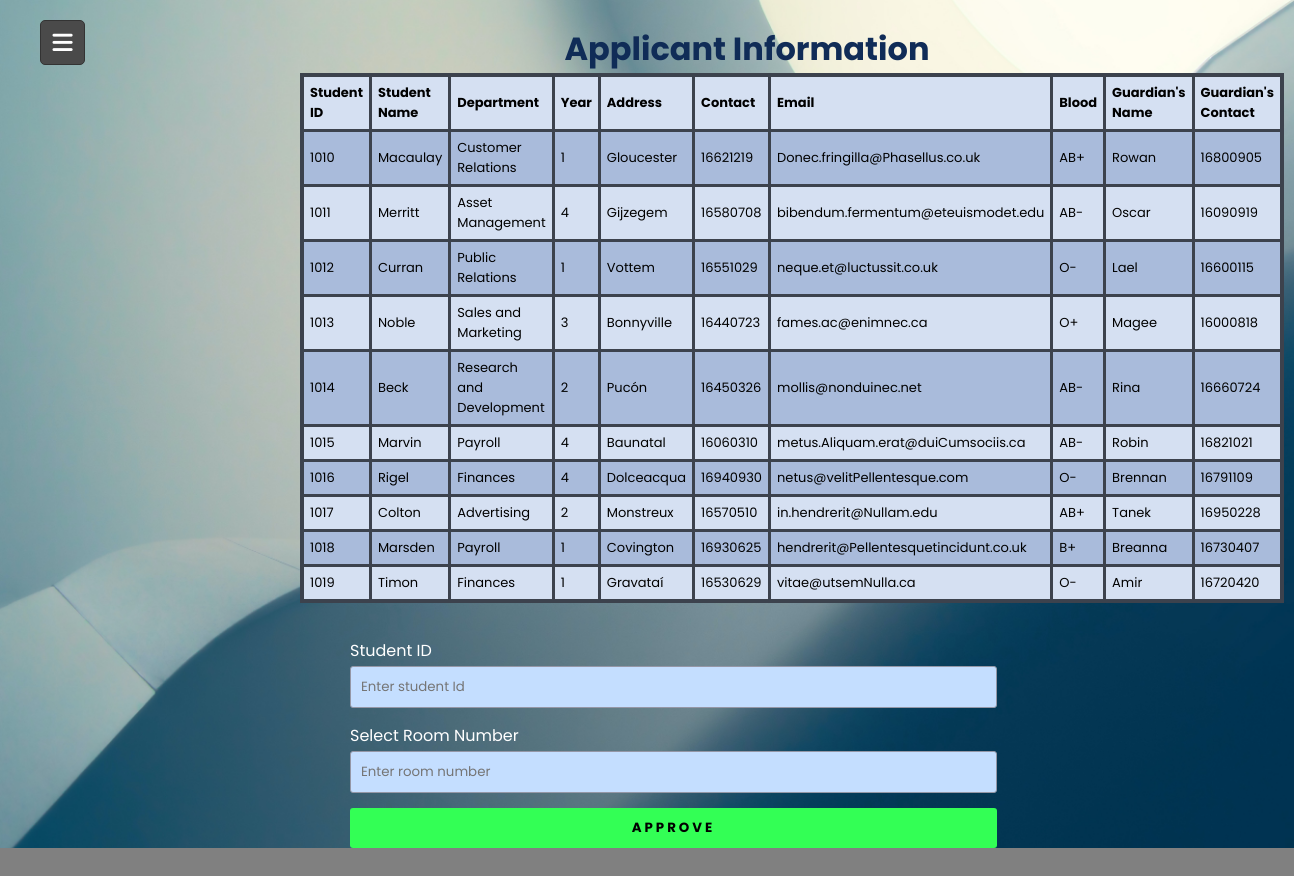
The page /pages/admin/applicant.php (signed in) on the database its author committed.
### tables this page shows
CREATE TABLE `registration` (
  `std_id` int(20) NOT NULL,
  `std_name` varchar(255) NOT NULL,
  `std_email` varchar(255) NOT NULL,
  `std_year` int(20) NOT NULL,
  `std_dept` varchar(255) NOT NULL,
  `std_address` varchar(255) NOT NULL,
  `std_contact` int(20) NOT NULL,
  `std_blood` varchar(255) NOT NULL,
  `std_gname` varchar(255) NOT NULL,
  `std_gcontact` int(20) NOT NULL
);

### pages/admin/applicant.php (the view, shortened to what this page needs)
<!DOCTYPE html>
<html lang="en" dir="ltr">
<head>
<link rel="stylesheet" href="../../css/complaint.css">
</head>
<body>
  <div class="background">
    <div>
      <?php include "ad_nav.php" ?>
    </div>
    <div class="output">
      <br>
      <h1 style="color:#102c57">Applicant Information</h1>
      <?php
        include '../../db/db.php';
          $sql = "SELECT * FROM registration";
          $result = mysqli_query($db, $sql);
          echo "<table border='3'>
          <tr>
          <th>Student ID</th>
          <th>Student Name</th>
          <th>Department</th>
          <th>Year</th>
          <th>Address</th>
          <th>Contact</th>
          <th>Email</th>
          <th>Blood</th>
          <th>Guardian's Name</th>
          <th>Guardian's Contact</th>
          </tr>";
          while($row = mysqli_fetch_array($result)){
            echo "<tr>";
            echo "<td>"  . $row['std_id'] . "</td>";
            echo "<td>" . $row['std_name'] . "</td>";
            echo "<td>" . $row['std_dept'] . "</td>";
            echo "<td>" . $row['std_year'] . "</td>";
            echo "<td>" . $row['std_address'] . "</td>";
            echo "<td>" . $row['std_contact'] . "</td>";
            echo "<td>" . $row['std_email'] . "</td>";
            echo "<td>" . $row['std_blood'] . "</td>";
            echo "<td>" . $row['std_gname'] . "</td>";
            echo "<td>" . $row['std_gcontact'] . "</td>";
            echo "</tr>";
          }
          echo "</table>";
      ?>
    </div>
    <div class="form">
      <form name = "myForm" action="../../handler/applicant_handler.php" method="post" onsubmit = "return(validate());">
        <div class="form_wrap">
            <div class="input_wrap">
              <label id="std_id">Student ID</label>
              <input type="text" name="std_id" id="std_id" placeholder="Enter student Id">
            </div>
            <div class="input_wrap">
              <label id="msg">Select Room Number</label>
              <input type="text" name="room" id="room" placeholder="Enter room number">
            </div>
          <div class="input_wrap">
            <input type="submit" value="Approve" class="submit_btn">
          </div>
        </div>
      </form>
    </div>
  </div>
</body>
</html>

### pages/admin/ad_nav.php (shortened to what this page needs)
<!DOCTYPE html>
<html lang="en" dir="ltr">
  <head>
  </head>
  <body>
    <div class="wrapper">
      <label for="btn" class="menu-btn">
        <i class="fas fa-bars"></i>
      </label>
    </div>
  </body>
</html>

### css/complaint.css (style rules this page uses)
* { margin: 0; padding: 0; box-sizing: border-box; list-style: none; font-family: 'Montserrat', sans-serif; }
.form_wrap { margin-top: 35px; justify-content: center; align-items: center; }
.form_wrap .input_wrap { margin-bottom: 15px; }
.form_wrap .input_wrap:last-child { margin-bottom: 0; }
.form_wrap .input_wrap label { display: block; margin-bottom: 3px; color: #ffffff; }
.form_wrap input[type="text"] { width: 100%; border-radius: 3px; border: 1px solid #9597a6; padding: 10px; outline: none; background-color: #c4deff; }
.form_wrap .submit_btn { width: 100%; background: #33ff55; padding: 10px; border: 0; border-radius: 3px; text-transform: uppercase; letter-spacing: 3px; cursor: pointer; font-weight: bold; }

### pages/admin/applicant.php (style rules this page uses)
body { background: gray; }
.background { height: 100%; background-image: url("../../img/forget.jpg"); background-size: cover; background-repeat: repeat; }
.output { margin-left: 300px; margin-bottom: 10px; }
h1 { text-align: center; margin-left: -100px; }
table { border-collapse: collapse; border-spacing: 0; width: 80%; border: 4px solid #3c424d; }
th, td { font-size: 13px; text-align: left; padding: 6px; border: 3px solid #3c424d; }
.form { margin-left: 350px; width: 50%; margin-bottom: 60px; }
tr:nth-child(even) { background-color: #a9bbdb }
tr:nth-child(odd) { background-color: #d5e0f2 }

### pages/admin/ad_nav.php (style rules this page uses)
* { margin: 0; padding: 0; box-sizing: border-box; font-family: 'Poppins', sans-serif; }
.wrapper { height: 100%; width: 300px; position: relative; }
.wrapper .menu-btn { position: absolute; left: 40px; top: 20px; background: #4a4a4a; color: #fff; height: 45px; width: 45px; z-index: 9999; border: 1px solid #333; border-radius: 5px; cursor: pointer; display: flex; align-items: center; justify-content: center; transition: all 0.3s ease; }
.wrapper .menu-btn i { position: absolute; transform: ; font-size: 23px; transition: all 0.3s ease; }

### rows shown on the page
registration: std_id "1010", std_name "Macaulay", std_dept "Customer Relations", std_year "1", std_address "Gloucester", std_contact "16621219", std_email "Donec.fringilla@Phasellus.co.uk", std_blood "AB+", std_gname "Rowan", std_gcontact "16800905"
registration: std_id "1011", std_name "Merritt", std_dept "Asset Management", std_year "4", std_address "Gijzegem", std_contact "16580708", std_email "bibendum.fermentum@eteuismodet.edu", std_blood "AB-", std_gname "Oscar", std_gcontact "16090919"
registration: std_id "1012", std_name "Curran", std_dept "Public Relations", std_year "1", std_address "Vottem", std_contact "16551029", std_email "neque.et@luctussit.co.uk", std_blood "O-", std_gname "Lael", std_gcontact "16600115"
registration: std_id "1013", std_name "Noble", std_dept "Sales and Marketing", std_year "3", std_address "Bonnyville", std_contact "16440723", std_email "fames.ac@enimnec.ca", std_blood "O+", std_gname "Magee", std_gcontact "16000818"
registration: std_id "1014", std_name "Beck", std_dept "Research and Development", std_year "2", std_address "Pucón", std_contact "16450326", std_email "mollis@nonduinec.net", std_blood "AB-", std_gname "Rina", std_gcontact "16660724"
registration: std_id "1015", std_name "Marvin", std_dept "Payroll", std_year "4", std_address "Baunatal", std_contact "16060310", std_email "metus.Aliquam.erat@duiCumsociis.ca", std_blood "AB-", std_gname "Robin", std_gcontact "16821021"
registration: std_id "1016", std_name "Rigel", std_dept "Finances", std_year "4", std_address "Dolceacqua", std_contact "16940930", std_email "netus@velitPellentesque.com", std_blood "O-", std_gname "Brennan", std_gcontact "16791109"
registration: std_id "1017", std_name "Colton", std_dept "Advertising", std_year "2", std_address "Monstreux", std_contact "16570510", std_email "in.hendrerit@Nullam.edu", std_blood "AB+", std_gname "Tanek", std_gcontact "16950228"
registration: std_id "1018", std_name "Marsden", std_dept "Payroll", std_year "1", std_address "Covington", std_contact "16930625", std_email "hendrerit@Pellentesquetincidunt.co.uk", std_blood "B+", std_gname "Breanna", std_gcontact "16730407"
registration: std_id "1019", std_name "Timon", std_dept "Finances", std_year "1", std_address "Gravataí", std_contact "16530629", std_email "vitae@utsemNulla.ca", std_blood "O-", std_gname "Amir", std_gcontact "16720420"
